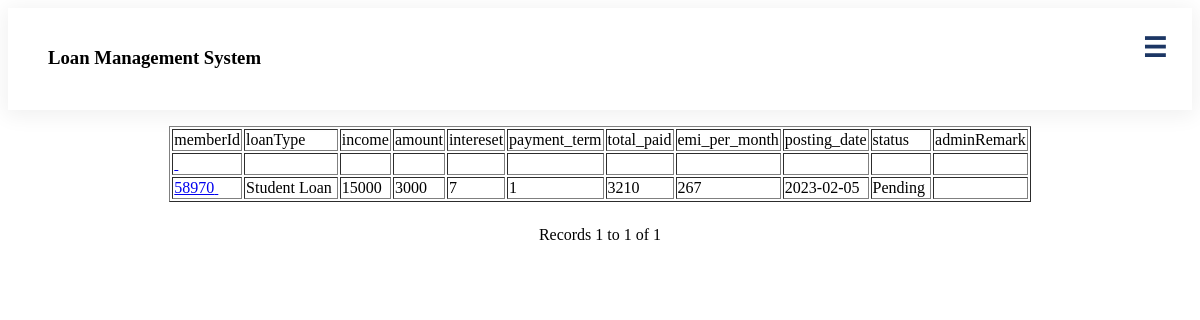
Page /loanlist.php on the earlier database version.
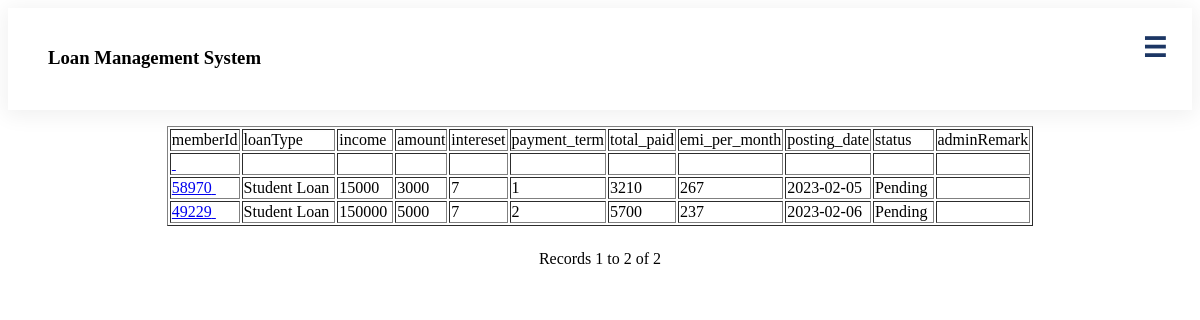
Same page on the later database version.
### tables this page shows
CREATE TABLE `loan` (
  `loanId` int(6) NOT NULL,
  `memberId` int(8) NOT NULL,
  `loanType` varchar(15) NOT NULL,
  `income` int(8) NOT NULL,
  `amount` int(8) NOT NULL,
  `intereset` varchar(5) NOT NULL,
  `payment_term` int(3) NOT NULL,
  `total_paid` int(8) NOT NULL,
  `emi_per_month` int(8) NOT NULL,
  `bankStatementPhoto` varchar(250) DEFAULT NULL,
  `security` varchar(250) DEFAULT NULL,
  `posting_date` date NOT NULL,
  `status` varchar(15) NOT NULL,
  `adminRemark` varchar(100) NOT NULL,
  `adminRemarkDate` date NOT NULL,
  `balance` int(255) NOT NULL
);

### loanlist.php (the view, shortened to what this page needs)
<?php require_once('Connections/mlms.php'); ?>
<?php
$maxRows_Recordset1 = 10;
$pageNum_Recordset1 = 0;
$startRow_Recordset1 = $pageNum_Recordset1 * $maxRows_Recordset1;
mysqli_select_db($mlms, $database_mlms);
$query_Recordset1 = "SELECT memberId, loanType, income, amount, intereset, payment_term, total_paid, emi_per_month, posting_date, status, adminRemark FROM loan";
$query_limit_Recordset1 = sprintf("%s LIMIT %d, %d", $query_Recordset1, $startRow_Recordset1, $maxRows_Recordset1);
$Recordset1 = mysqli_query($mlms, $query_limit_Recordset1);
$row_Recordset1 = mysqli_fetch_assoc($mlms, $Recordset1);
if (isset($_GET['totalRows_Recordset1'])) {
    $totalRows_Recordset1 = $_GET['totalRows_Recordset1'];
} else {
    $all_Recordset1 = mysqli_query($mlms, $query_Recordset1);
    $totalRows_Recordset1 = mysqli_num_rows($all_Recordset1);
}
?>
<!DOCTYPE html
    PUBLIC "-//W3C//DTD XHTML 1.0 Transitional//EN" "http://www.w3.org/TR/xhtml1/DTD/xhtml1-transitional.dtd">
<html xmlns="http://www.w3.org/1999/xhtml">
<head>
</head>
<body>
    <?php include 'header/user.php'; ?>
    <center>
        <div class="mainn">
            <table border="1" align="center">
                <tr>
                    <td>memberId</td>
                    <td>loanType</td>
                    <td>income</td>
                    <td>amount</td>
                    <td>intereset</td>
                    <td>payment_term</td>
                    <td>total_paid</td>
                    <td>emi_per_month</td>
                    <td>posting_date</td>
                    <td>status</td>
                    <td>adminRemark</td>
                </tr>
                <?php do { ?>
                <tr>
                    <td><a href="lonlist.php?recordID=<?php echo $row_Recordset1['memberId']; ?>">
                            <?php echo $row_Recordset1['memberId']; ?>&nbsp; </a></td>
                    <td>
                        <?php echo $row_Recordset1['loanType']; ?>&nbsp;
                    </td>
                    <td>
                        <?php echo $row_Recordset1['income']; ?>&nbsp;
                    </td>
                    <td>
                        <?php echo $row_Recordset1['amount']; ?>&nbsp;
                    </td>
                    <td>
                        <?php echo $row_Recordset1['intereset']; ?>&nbsp;
                    </td>
                    <td>
                        <?php echo $row_Recordset1['payment_term']; ?>&nbsp;
                    </td>
                    <td>
                        <?php echo $row_Recordset1['total_paid']; ?>&nbsp;
                    </td>
                    <td>
                        <?php echo $row_Recordset1['emi_per_month']; ?>&nbsp;
                    </td>
                    <td>
                        <?php echo $row_Recordset1['posting_date']; ?>&nbsp;
                    </td>
                    <td>
                        <?php echo $row_Recordset1['status']; ?>&nbsp;
                    </td>
                    <td>
                    </td>
                </tr>
                <?php } while ($row_Recordset1 = mysql_fetch_assoc($Recordset1)); ?>
            </table>
            <br />
            <table border="0">
                <tr>
                    <td>
                    </td>
                    <td>
                    </td>
                    <td>
                    </td>
                    <td>
                    </td>
                </tr>
            </table>
            Records
            <?php echo ($startRow_Recordset1 + 1) ?> to
            <?php echo min($startRow_Recordset1 + $maxRows_Recordset1, $totalRows_Recordset1) ?> of
            <?php echo $totalRows_Recordset1 ?>
        </div>
    </center>
</body>
</html>

Differences in the rows shown:
added loan: memberId "49229", loanType "Student Loan", income "150000", amount "5000", intereset "7", payment_term "2", total_paid "5700", emi_per_month "237", posting_date "2023-02-06", status "Pending"
Other differences:
min($startRow_Recordset1 + $maxRows_Recordset1, $totalRows_Recordset1): "1" → "2"
$totalRows_Recordset1: "1" → "2"
